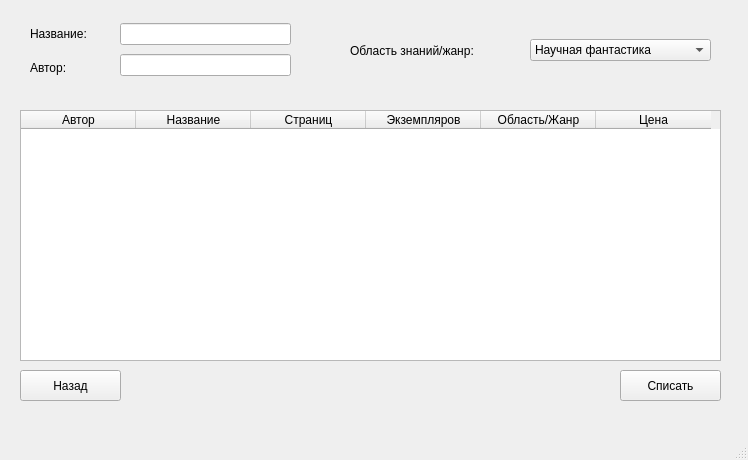
<?xml version="1.0" encoding="UTF-8"?>
<ui version="4.0">
 <class>MainWindow</class>
 <widget class="QMainWindow" name="MainWindow">
  <property name="geometry">
   <rect>
    <x>0</x>
    <y>0</y>
    <width>748</width>
    <height>460</height>
   </rect>
  </property>
  <property name="windowTitle">
   <string>Проверка наличия книги в фонде</string>
  </property>
  <widget class="QWidget" name="centralwidget">
   <widget class="QWidget" name="layoutWidget">
    <property name="geometry">
     <rect>
      <x>30</x>
      <y>20</y>
      <width>91</width>
      <height>61</height>
     </rect>
    </property>
    <layout class="QVBoxLayout" name="verticalLayout">
     <item>
      <widget class="QLabel" name="label">
       <property name="text">
        <string>Название:</string>
       </property>
      </widget>
     </item>
     <item>
      <widget class="QLabel" name="label_2">
       <property name="text">
        <string>Автор:</string>
       </property>
      </widget>
     </item>
    </layout>
   </widget>
   <widget class="QTableWidget" name="tableWidget">
    <property name="geometry">
     <rect>
      <x>20</x>
      <y>110</y>
      <width>701</width>
      <height>251</height>
     </rect>
    </property>
    <property name="maximumSize">
     <size>
      <width>16777215</width>
      <height>16777215</height>
     </size>
    </property>
    <property name="lineWidth">
     <number>1</number>
    </property>
    <property name="dragEnabled">
     <bool>false</bool>
    </property>
    <property name="columnCount">
     <number>6</number>
    </property>
    <attribute name="horizontalHeaderCascadingSectionResizes">
     <bool>true</bool>
    </attribute>
    <attribute name="horizontalHeaderDefaultSectionSize">
     <number>115</number>
    </attribute>
    <attribute name="verticalHeaderDefaultSectionSize">
     <number>35</number>
    </attribute>
    <column>
     <property name="text">
      <string>Автор</string>
     </property>
    </column>
    <column>
     <property name="text">
      <string>Название</string>
     </property>
    </column>
    <column>
     <property name="text">
      <string>Страниц</string>
     </property>
    </column>
    <column>
     <property name="text">
      <string>Экземпляров</string>
     </property>
    </column>
    <column>
     <property name="text">
      <string>Область/Жанр</string>
     </property>
    </column>
    <column>
     <property name="text">
      <string>Цена</string>
     </property>
    </column>
   </widget>
   <widget class="QWidget" name="layoutWidget_2">
    <property name="geometry">
     <rect>
      <x>120</x>
      <y>20</y>
      <width>171</width>
      <height>61</height>
     </rect>
    </property>
    <layout class="QVBoxLayout" name="verticalLayout_2">
     <item>
      <widget class="QLineEdit" name="lineEdit"/>
     </item>
     <item>
      <widget class="QLineEdit" name="lineEdit_2"/>
     </item>
    </layout>
   </widget>
   <widget class="QWidget" name="layoutWidget_3">
    <property name="geometry">
     <rect>
      <x>530</x>
      <y>20</y>
      <width>181</width>
      <height>61</height>
     </rect>
    </property>
    <layout class="QVBoxLayout" name="verticalLayout_4">
     <item>
      <widget class="QComboBox" name="comboBox">
       <item>
        <property name="text">
         <string>Научная фантастика</string>
        </property>
       </item>
       <item>
        <property name="text">
         <string>Медицина</string>
        </property>
       </item>
      </widget>
     </item>
    </layout>
   </widget>
   <widget class="QPushButton" name="pushButton">
    <property name="geometry">
     <rect>
      <x>20</x>
      <y>370</y>
      <width>101</width>
      <height>31</height>
     </rect>
    </property>
    <property name="text">
     <string>Назад</string>
    </property>
   </widget>
   <widget class="QWidget" name="layoutWidget_4">
    <property name="geometry">
     <rect>
      <x>350</x>
      <y>20</y>
      <width>171</width>
      <height>61</height>
     </rect>
    </property>
    <layout class="QVBoxLayout" name="verticalLayout_3">
     <item>
      <widget class="QLabel" name="label_4">
       <property name="text">
        <string>Область знаний/жанр:</string>
       </property>
      </widget>
     </item>
    </layout>
   </widget>
   <widget class="QPushButton" name="pushButton_2">
    <property name="geometry">
     <rect>
      <x>620</x>
      <y>370</y>
      <width>101</width>
      <height>31</height>
     </rect>
    </property>
    <property name="text">
     <string>Списать</string>
    </property>
   </widget>
  </widget>
  <widget class="QMenuBar" name="menubar">
   <property name="geometry">
    <rect>
     <x>0</x>
     <y>0</y>
     <width>748</width>
     <height>22</height>
    </rect>
   </property>
  </widget>
  <widget class="QStatusBar" name="statusbar"/>
 </widget>
 <resources/>
 <connections/>
</ui>
